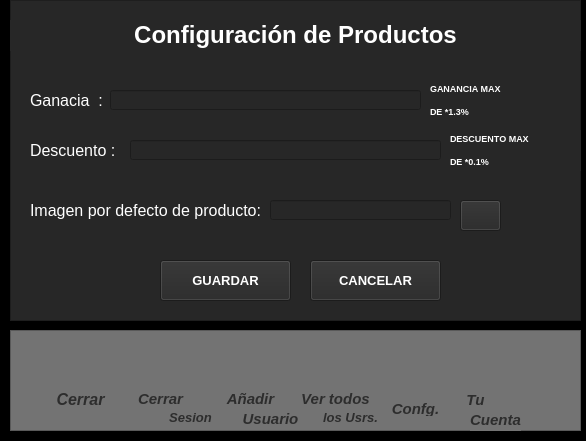
<?xml version="1.0" encoding="UTF-8"?>
<ui version="4.0">
 <class>Confg_Productos</class>
 <widget class="QWidget" name="Confg_Productos">
  <property name="geometry">
   <rect>
    <x>0</x>
    <y>0</y>
    <width>586</width>
    <height>441</height>
   </rect>
  </property>
  <property name="windowTitle">
   <string>Editar Producto</string>
  </property>
  <property name="styleSheet">
   <string notr="true">background-color: rgb(0, 0, 0);
</string>
  </property>
  <widget class="QFrame" name="frame">
   <property name="geometry">
    <rect>
     <x>10</x>
     <y>0</y>
     <width>571</width>
     <height>321</height>
    </rect>
   </property>
   <property name="styleSheet">
    <string notr="true">background-color: rgb(39, 39, 39);</string>
   </property>
   <property name="frameShape">
    <enum>QFrame::StyledPanel</enum>
   </property>
   <property name="frameShadow">
    <enum>QFrame::Raised</enum>
   </property>
   <widget class="QLabel" name="label">
    <property name="geometry">
     <rect>
      <x>0</x>
      <y>20</y>
      <width>571</width>
      <height>31</height>
     </rect>
    </property>
    <property name="text">
     <string>&lt;html&gt;&lt;head/&gt;&lt;body&gt;&lt;p align=&quot;center&quot;&gt;&lt;span style=&quot; font-size:18pt; font-weight:600; color:#ffffff;&quot;&gt;Configuración de Productos&lt;/span&gt;&lt;/p&gt;&lt;/body&gt;&lt;/html&gt;</string>
    </property>
   </widget>
   <widget class="QLabel" name="label_2">
    <property name="geometry">
     <rect>
      <x>20</x>
      <y>90</y>
      <width>111</width>
      <height>21</height>
     </rect>
    </property>
    <property name="font">
     <font>
      <pointsize>12</pointsize>
     </font>
    </property>
    <property name="styleSheet">
     <string notr="true">color: rgb(255, 255, 255);</string>
    </property>
    <property name="text">
     <string>Ganacia  :</string>
    </property>
   </widget>
   <widget class="QLabel" name="label_13">
    <property name="geometry">
     <rect>
      <x>20</x>
      <y>140</y>
      <width>111</width>
      <height>21</height>
     </rect>
    </property>
    <property name="font">
     <font>
      <pointsize>12</pointsize>
     </font>
    </property>
    <property name="styleSheet">
     <string notr="true">color: rgb(255, 255, 255);</string>
    </property>
    <property name="text">
     <string>Descuento :</string>
    </property>
   </widget>
   <widget class="QLabel" name="label_17">
    <property name="geometry">
     <rect>
      <x>20</x>
      <y>200</y>
      <width>241</width>
      <height>21</height>
     </rect>
    </property>
    <property name="font">
     <font>
      <pointsize>12</pointsize>
     </font>
    </property>
    <property name="styleSheet">
     <string notr="true">color: rgb(255, 255, 255);</string>
    </property>
    <property name="text">
     <string>Imagen por defecto de producto:</string>
    </property>
   </widget>
   <widget class="QLineEdit" name="Nombre">
    <property name="geometry">
     <rect>
      <x>100</x>
      <y>90</y>
      <width>311</width>
      <height>20</height>
     </rect>
    </property>
    <property name="styleSheet">
     <string notr="true">color: rgb(255, 255, 255);</string>
    </property>
   </widget>
   <widget class="QLineEdit" name="Marca">
    <property name="geometry">
     <rect>
      <x>120</x>
      <y>140</y>
      <width>311</width>
      <height>20</height>
     </rect>
    </property>
    <property name="styleSheet">
     <string notr="true">color: rgb(255, 255, 255);</string>
    </property>
   </widget>
   <widget class="QLineEdit" name="img_producto">
    <property name="geometry">
     <rect>
      <x>260</x>
      <y>200</y>
      <width>181</width>
      <height>20</height>
     </rect>
    </property>
    <property name="styleSheet">
     <string notr="true">color: rgb(255, 255, 255);</string>
    </property>
   </widget>
   <widget class="QPushButton" name="b">
    <property name="geometry">
     <rect>
      <x>450</x>
      <y>200</y>
      <width>41</width>
      <height>31</height>
     </rect>
    </property>
    <property name="styleSheet">
     <string notr="true">color: rgb(255, 255, 255);</string>
    </property>
    <property name="text">
     <string/>
    </property>
    <property name="icon">
     <iconset>
      <normaloff>../assets/icons/new/lupa.png</normaloff>../assets/icons/new/lupa.png</iconset>
    </property>
   </widget>
   <widget class="QPushButton" name="agregar">
    <property name="geometry">
     <rect>
      <x>150</x>
      <y>260</y>
      <width>131</width>
      <height>41</height>
     </rect>
    </property>
    <property name="font">
     <font>
      <pointsize>10</pointsize>
      <weight>75</weight>
      <bold>true</bold>
     </font>
    </property>
    <property name="styleSheet">
     <string notr="true">color: rgb(255, 255, 255);</string>
    </property>
    <property name="text">
     <string>GUARDAR</string>
    </property>
    <property name="icon">
     <iconset>
      <normaloff>../assets/icons/new/art_pint/anadir-al-carrito.png</normaloff>../assets/icons/new/art_pint/anadir-al-carrito.png</iconset>
    </property>
    <property name="iconSize">
     <size>
      <width>35</width>
      <height>35</height>
     </size>
    </property>
   </widget>
   <widget class="QPushButton" name="Cancelar">
    <property name="geometry">
     <rect>
      <x>300</x>
      <y>260</y>
      <width>131</width>
      <height>41</height>
     </rect>
    </property>
    <property name="font">
     <font>
      <pointsize>10</pointsize>
      <weight>75</weight>
      <bold>true</bold>
     </font>
    </property>
    <property name="styleSheet">
     <string notr="true">color: rgb(255, 255, 255);</string>
    </property>
    <property name="text">
     <string>CANCELAR</string>
    </property>
   </widget>
   <widget class="QLabel" name="label_19">
    <property name="geometry">
     <rect>
      <x>500</x>
      <y>180</y>
      <width>61</width>
      <height>61</height>
     </rect>
    </property>
    <property name="text">
     <string/>
    </property>
    <property name="pixmap">
     <pixmap>../assets/img_ui/producto_default.png</pixmap>
    </property>
    <property name="scaledContents">
     <bool>true</bool>
    </property>
   </widget>
   <widget class="QLabel" name="label_20">
    <property name="geometry">
     <rect>
      <x>420</x>
      <y>80</y>
      <width>131</width>
      <height>41</height>
     </rect>
    </property>
    <property name="font">
     <font>
      <pointsize>12</pointsize>
     </font>
    </property>
    <property name="styleSheet">
     <string notr="true">color: rgb(255, 255, 255);</string>
    </property>
    <property name="text">
     <string>&lt;html&gt;&lt;head/&gt;&lt;body&gt;&lt;p&gt;&lt;span style=&quot; font-size:7pt; font-weight:600;&quot;&gt;GANANCIA MAX &lt;/span&gt;&lt;/p&gt;&lt;p&gt;&lt;span style=&quot; font-size:7pt; font-weight:600;&quot;&gt;DE *1.3%&lt;/span&gt;&lt;/p&gt;&lt;/body&gt;&lt;/html&gt;</string>
    </property>
   </widget>
   <widget class="QLabel" name="label_21">
    <property name="geometry">
     <rect>
      <x>440</x>
      <y>130</y>
      <width>131</width>
      <height>41</height>
     </rect>
    </property>
    <property name="font">
     <font>
      <pointsize>12</pointsize>
     </font>
    </property>
    <property name="styleSheet">
     <string notr="true">color: rgb(255, 255, 255);</string>
    </property>
    <property name="text">
     <string>&lt;html&gt;&lt;head/&gt;&lt;body&gt;&lt;p&gt;&lt;span style=&quot; font-size:7pt; font-weight:600;&quot;&gt;DESCUENTO MAX &lt;/span&gt;&lt;/p&gt;&lt;p&gt;&lt;span style=&quot; font-size:7pt; font-weight:600;&quot;&gt;DE *0.1%&lt;/span&gt;&lt;/p&gt;&lt;/body&gt;&lt;/html&gt;</string>
    </property>
   </widget>
  </widget>
  <widget class="QFrame" name="frame_2">
   <property name="geometry">
    <rect>
     <x>10</x>
     <y>330</y>
     <width>571</width>
     <height>101</height>
    </rect>
   </property>
   <property name="styleSheet">
    <string notr="true">background-color: rgb(115, 115, 115);</string>
   </property>
   <property name="frameShape">
    <enum>QFrame::StyledPanel</enum>
   </property>
   <property name="frameShadow">
    <enum>QFrame::Raised</enum>
   </property>
   <widget class="QPushButton" name="Your_users">
    <property name="geometry">
     <rect>
      <x>460</x>
      <y>10</y>
      <width>51</width>
      <height>51</height>
     </rect>
    </property>
    <property name="cursor">
     <cursorShape>PointingHandCursor</cursorShape>
    </property>
    <property name="styleSheet">
     <string notr="true">QPushButton:hover
{
	border-style: solid;
   	background-color:#bbdefb;

}

QPushButton:pressed
{
	 	background-color:#0069c0;
}</string>
    </property>
    <property name="text">
     <string/>
    </property>
    <property name="icon">
     <iconset>
      <normaloff>../assets/icons/new/art_pint/usuario (2).png</normaloff>../assets/icons/new/art_pint/usuario (2).png</iconset>
    </property>
    <property name="iconSize">
     <size>
      <width>40</width>
      <height>40</height>
     </size>
    </property>
    <property name="flat">
     <bool>true</bool>
    </property>
   </widget>
   <widget class="QPushButton" name="More_users">
    <property name="geometry">
     <rect>
      <x>300</x>
      <y>10</y>
      <width>51</width>
      <height>51</height>
     </rect>
    </property>
    <property name="cursor">
     <cursorShape>PointingHandCursor</cursorShape>
    </property>
    <property name="styleSheet">
     <string notr="true">QPushButton:hover
{
	border-style: solid;
   	background-color:#bbdefb;

}

QPushButton:pressed
{
	 	background-color:#0069c0;
}</string>
    </property>
    <property name="text">
     <string/>
    </property>
    <property name="icon">
     <iconset>
      <normaloff>../assets/icons/new/art_pint/grupo.png</normaloff>../assets/icons/new/art_pint/grupo.png</iconset>
    </property>
    <property name="iconSize">
     <size>
      <width>40</width>
      <height>40</height>
     </size>
    </property>
    <property name="flat">
     <bool>true</bool>
    </property>
   </widget>
   <widget class="QPushButton" name="Close_Main">
    <property name="geometry">
     <rect>
      <x>50</x>
      <y>10</y>
      <width>51</width>
      <height>51</height>
     </rect>
    </property>
    <property name="cursor">
     <cursorShape>PointingHandCursor</cursorShape>
    </property>
    <property name="styleSheet">
     <string notr="true">QPushButton:hover
{
	border-style: solid;
   	background-color:#bbdefb;

}

QPushButton:pressed
{
	 	background-color:#0069c0;
}</string>
    </property>
    <property name="text">
     <string/>
    </property>
    <property name="icon">
     <iconset>
      <normaloff>../assets/icons/new/art_pint/eliminar.png</normaloff>../assets/icons/new/art_pint/eliminar.png</iconset>
    </property>
    <property name="iconSize">
     <size>
      <width>40</width>
      <height>40</height>
     </size>
    </property>
    <property name="flat">
     <bool>true</bool>
    </property>
   </widget>
   <widget class="QPushButton" name="New_Users">
    <property name="geometry">
     <rect>
      <x>220</x>
      <y>10</y>
      <width>51</width>
      <height>51</height>
     </rect>
    </property>
    <property name="cursor">
     <cursorShape>PointingHandCursor</cursorShape>
    </property>
    <property name="styleSheet">
     <string notr="true">QPushButton:hover
{
	border-style: solid;
   	background-color:#bbdefb;

}

QPushButton:pressed
{
	 	background-color:#0069c0;
}</string>
    </property>
    <property name="text">
     <string/>
    </property>
    <property name="icon">
     <iconset>
      <normaloff>../assets/icons/new/art_pint/usuario.png</normaloff>../assets/icons/new/art_pint/usuario.png</iconset>
    </property>
    <property name="iconSize">
     <size>
      <width>40</width>
      <height>40</height>
     </size>
    </property>
    <property name="flat">
     <bool>true</bool>
    </property>
   </widget>
   <widget class="QPushButton" name="Confg">
    <property name="geometry">
     <rect>
      <x>380</x>
      <y>10</y>
      <width>51</width>
      <height>51</height>
     </rect>
    </property>
    <property name="cursor">
     <cursorShape>PointingHandCursor</cursorShape>
    </property>
    <property name="styleSheet">
     <string notr="true">QPushButton:hover
{
	border-style: solid;
   	background-color:#bbdefb;

}

QPushButton:pressed
{
	 	background-color:#0069c0;
}</string>
    </property>
    <property name="text">
     <string/>
    </property>
    <property name="icon">
     <iconset>
      <normaloff>../assets/icons/new/art_pint/ajustes.png</normaloff>../assets/icons/new/art_pint/ajustes.png</iconset>
    </property>
    <property name="iconSize">
     <size>
      <width>40</width>
      <height>40</height>
     </size>
    </property>
    <property name="flat">
     <bool>true</bool>
    </property>
   </widget>
   <widget class="QPushButton" name="Close_Users">
    <property name="geometry">
     <rect>
      <x>130</x>
      <y>10</y>
      <width>51</width>
      <height>51</height>
     </rect>
    </property>
    <property name="cursor">
     <cursorShape>PointingHandCursor</cursorShape>
    </property>
    <property name="styleSheet">
     <string notr="true">QPushButton:hover
{
	border-style: solid;
   	background-color:#bbdefb;

}

QPushButton:pressed
{
	 	background-color:#0069c0;
}</string>
    </property>
    <property name="text">
     <string/>
    </property>
    <property name="icon">
     <iconset>
      <normaloff>../assets/icons/new/art_pint/abra-bloqueo.png</normaloff>../assets/icons/new/art_pint/abra-bloqueo.png</iconset>
    </property>
    <property name="iconSize">
     <size>
      <width>40</width>
      <height>40</height>
     </size>
    </property>
    <property name="flat">
     <bool>true</bool>
    </property>
   </widget>
   <widget class="QLabel" name="label_3">
    <property name="geometry">
     <rect>
      <x>40</x>
      <y>60</y>
      <width>61</width>
      <height>16</height>
     </rect>
    </property>
    <property name="text">
     <string>&lt;html&gt;&lt;head/&gt;&lt;body&gt;&lt;p align=&quot;center&quot;&gt;&lt;span style=&quot; font-size:12pt; font-weight:600; font-style:italic; color:#2d2d2d;&quot;&gt;Cerrar&lt;/span&gt;&lt;/p&gt;&lt;/body&gt;&lt;/html&gt;</string>
    </property>
   </widget>
   <widget class="QLabel" name="label_4">
    <property name="geometry">
     <rect>
      <x>120</x>
      <y>60</y>
      <width>61</width>
      <height>16</height>
     </rect>
    </property>
    <property name="text">
     <string>&lt;html&gt;&lt;head/&gt;&lt;body&gt;&lt;p align=&quot;center&quot;&gt;&lt;span style=&quot; font-size:11pt; font-weight:600; font-style:italic; color:#2d2d2d;&quot;&gt;Cerrar&lt;/span&gt;&lt;/p&gt;&lt;/body&gt;&lt;/html&gt;</string>
    </property>
   </widget>
   <widget class="QLabel" name="label_5">
    <property name="geometry">
     <rect>
      <x>150</x>
      <y>80</y>
      <width>61</width>
      <height>16</height>
     </rect>
    </property>
    <property name="text">
     <string>&lt;html&gt;&lt;head/&gt;&lt;body&gt;&lt;p align=&quot;center&quot;&gt;&lt;span style=&quot; font-size:10pt; font-weight:600; font-style:italic; color:#2d2d2d;&quot;&gt;Sesion&lt;/span&gt;&lt;/p&gt;&lt;/body&gt;&lt;/html&gt;</string>
    </property>
   </widget>
   <widget class="QLabel" name="label_6">
    <property name="geometry">
     <rect>
      <x>210</x>
      <y>60</y>
      <width>61</width>
      <height>16</height>
     </rect>
    </property>
    <property name="text">
     <string>&lt;html&gt;&lt;head/&gt;&lt;body&gt;&lt;p align=&quot;center&quot;&gt;&lt;span style=&quot; font-size:11pt; font-weight:600; font-style:italic; color:#2d2d2d;&quot;&gt;Añadir&lt;/span&gt;&lt;/p&gt;&lt;/body&gt;&lt;/html&gt;</string>
    </property>
   </widget>
   <widget class="QLabel" name="label_7">
    <property name="geometry">
     <rect>
      <x>230</x>
      <y>80</y>
      <width>61</width>
      <height>16</height>
     </rect>
    </property>
    <property name="text">
     <string>&lt;html&gt;&lt;head/&gt;&lt;body&gt;&lt;p align=&quot;center&quot;&gt;&lt;span style=&quot; font-size:11pt; font-weight:600; font-style:italic; color:#2d2d2d;&quot;&gt;Usuario&lt;/span&gt;&lt;/p&gt;&lt;/body&gt;&lt;/html&gt;</string>
    </property>
   </widget>
   <widget class="QLabel" name="label_8">
    <property name="geometry">
     <rect>
      <x>290</x>
      <y>60</y>
      <width>71</width>
      <height>16</height>
     </rect>
    </property>
    <property name="text">
     <string>&lt;html&gt;&lt;head/&gt;&lt;body&gt;&lt;p align=&quot;center&quot;&gt;&lt;span style=&quot; font-size:11pt; font-weight:600; font-style:italic; color:#2d2d2d;&quot;&gt;Ver todos&lt;/span&gt;&lt;/p&gt;&lt;/body&gt;&lt;/html&gt;</string>
    </property>
   </widget>
   <widget class="QLabel" name="label_9">
    <property name="geometry">
     <rect>
      <x>310</x>
      <y>80</y>
      <width>61</width>
      <height>16</height>
     </rect>
    </property>
    <property name="text">
     <string>&lt;html&gt;&lt;head/&gt;&lt;body&gt;&lt;p align=&quot;center&quot;&gt;&lt;span style=&quot; font-size:10pt; font-weight:600; font-style:italic; color:#2d2d2d;&quot;&gt;los Usrs.&lt;/span&gt;&lt;/p&gt;&lt;/body&gt;&lt;/html&gt;</string>
    </property>
   </widget>
   <widget class="QLabel" name="label_10">
    <property name="geometry">
     <rect>
      <x>380</x>
      <y>70</y>
      <width>51</width>
      <height>16</height>
     </rect>
    </property>
    <property name="text">
     <string>&lt;html&gt;&lt;head/&gt;&lt;body&gt;&lt;p align=&quot;center&quot;&gt;&lt;span style=&quot; font-size:11pt; font-weight:600; font-style:italic; color:#2d2d2d;&quot;&gt;Confg.&lt;/span&gt;&lt;/p&gt;&lt;/body&gt;&lt;/html&gt;</string>
    </property>
   </widget>
   <widget class="QLabel" name="label_11">
    <property name="geometry">
     <rect>
      <x>450</x>
      <y>60</y>
      <width>31</width>
      <height>21</height>
     </rect>
    </property>
    <property name="text">
     <string>&lt;html&gt;&lt;head/&gt;&lt;body&gt;&lt;p align=&quot;center&quot;&gt;&lt;span style=&quot; font-size:11pt; font-weight:600; font-style:italic; color:#2d2d2d;&quot;&gt;Tu&lt;/span&gt;&lt;/p&gt;&lt;/body&gt;&lt;/html&gt;</string>
    </property>
   </widget>
   <widget class="QLabel" name="label_12">
    <property name="geometry">
     <rect>
      <x>460</x>
      <y>80</y>
      <width>51</width>
      <height>21</height>
     </rect>
    </property>
    <property name="text">
     <string>&lt;html&gt;&lt;head/&gt;&lt;body&gt;&lt;p align=&quot;center&quot;&gt;&lt;span style=&quot; font-size:11pt; font-weight:600; font-style:italic; color:#2d2d2d;&quot;&gt;Cuenta&lt;/span&gt;&lt;/p&gt;&lt;/body&gt;&lt;/html&gt;</string>
    </property>
   </widget>
   <zorder>label_5</zorder>
   <zorder>Your_users</zorder>
   <zorder>More_users</zorder>
   <zorder>Close_Main</zorder>
   <zorder>New_Users</zorder>
   <zorder>Confg</zorder>
   <zorder>label_3</zorder>
   <zorder>label_4</zorder>
   <zorder>Close_Users</zorder>
   <zorder>label_6</zorder>
   <zorder>label_7</zorder>
   <zorder>label_8</zorder>
   <zorder>label_9</zorder>
   <zorder>label_10</zorder>
   <zorder>label_11</zorder>
   <zorder>label_12</zorder>
  </widget>
 </widget>
 <resources/>
 <connections/>
</ui>
